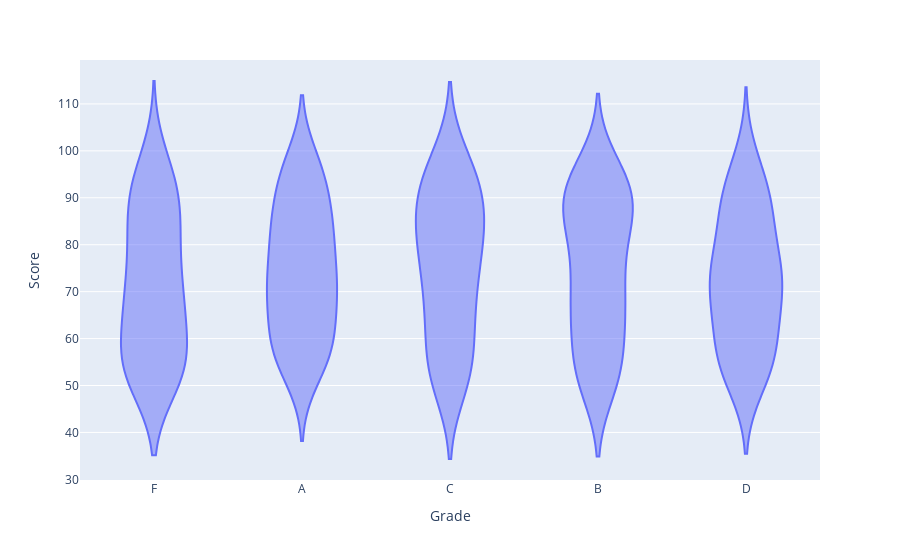

Source (notebook cell):
### Code cell
""" 2. Using the students grade, create a violin plot to display the distribution of scores accross different grade categories.
np.random.seed(15)
data = {
    'Grade': np.random.choice(['A','B','C','D','F'], 200)
    'Score': np.random.randint(50, 100, 200)
}
df = pd.DataFrame(data)
"""
data = {
    'Grade': np.random.choice(['A','B','C','D','F'], 200),
    'Score': np.random.randint(50, 100, 200)
}
df = pd.DataFrame(data) 
pe.violin(df, x='Grade', y='Score')

### Figure 1 — Plotly figure (JSON) as saved in the notebook; plotly's stock layout.template omitted (floating-point values rounded to 4 significant figures; data arrays with more than 128 entries replaced by an {"elided": "..."} marker saying what was removed)
{"data": [{"alignmentgroup": "True", "box": {"visible": false}, "hovertemplate": "Grade=%{x}<br>Score=%{y}<extra></extra>", "legendgroup": "", "marker": {"color": "#636efa"}, "name": "", "offsetgroup": "", "orientation": "v", "scalegroup": "True", "showlegend": false, "type": "violin", "x": {"elided": "200 str values"}, "x0": " ", "xaxis": "x", "y": {"elided": "200 int values"}, "y0": " ", "yaxis": "y"}], "layout": {"legend": {"tracegroupgap": 0}, "margin": {"t": 60}, "violinmode": "group", "xaxis": {"anchor": "y", "domain": [0, 1], "title": {"text": "Grade"}}, "yaxis": {"anchor": "x", "domain": [0, 1], "title": {"text": "Score"}}}}
